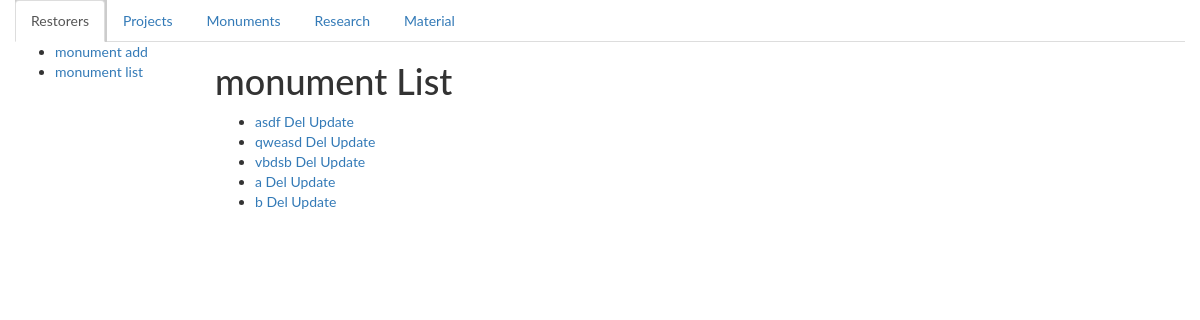
The page /monument/list on the database as committed earlier.
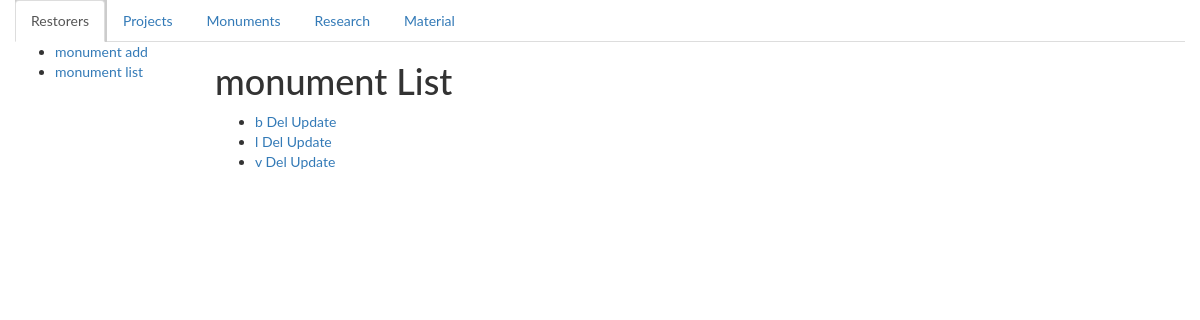
The same page on the database as committed later.
### catalogWeb/models.py (models this page shows)
class Monument(models.Model):
    name = models.CharField(max_length=45)
    description = models.CharField(max_length=45)
    date = models.DateField()
    provenance = models.CharField(max_length=45)
    dimensions = models.CharField(max_length=45)
    technique = models.CharField(max_length=45)
    materials = models.ManyToManyField('Material',through='Monument2Material',
                                        blank=True)
    def __str__(self):
        return '%s' % (self.name)

### catalogWeb/views.py (the view)
# urls.py: url(r'monument/list', views.MonumentListViewF, name='monumentList'),
def MonumentListViewF(request):
    monumentList = Monument.objects.all()
    context = {'monument_list' : monumentList}
    return render(request, 'catalogWeb/monument_list.html', context)

### catalogWeb/templates/catalogWeb/monument_list.html
{% extends "base_generic.html" %}
{% block sidebar %}
  <ul class="sidebar-nav">
    <li><a href="{% url 'monumentCreate' %}">monument add</a></li>
    <li><a href="{% url 'monumentList' %}">monument list</a></li>
  </ul>
{% endblock sidebar%}
{% block content %}
    <h1>monument List</h1>
    {% if monument_list %}
    <ul>
      {% for monument in monument_list %}
      <li>
          <a href="{% url 'monumentDetail' monument.id %}"> {{  monument }}</a>
          <a href="{% url 'monumentDelete' monument.id %}"> Del</a>
          <a href="{% url 'monumentUpdate' monument.id %}"> Update</a>
      </li>
      {% endfor %}
    </ul>
    {% else %}
      <p>There are no monuments.</p>
    {% endif %}
{% endblock %}

Rows that differ between the two databases and show on the page:
removed Monument: name "asdf"
removed Monument: name "qweasd"
removed Monument: name "vbdsb"
removed Monument: name "a"
added Monument: name "l"
added Monument: name "v"
